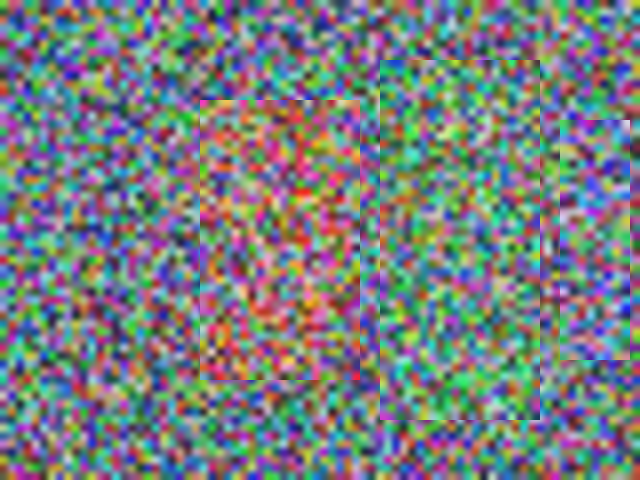
#> input picture episodes/E113_sgm/code/outputs/e113_left_full.png, 640 x 480 px
$ python e113_sgm_lab.py
#> lines starting #> are read from the running program, lines starting #| are printed output that depends on the picture
#!/usr/bin/env python3
"""E113 SGM：4 路径动态规划 vs 块匹配（合成双目 + 弱纹理块）。"""
import hashlib, json, pathlib
from datetime import datetime
import numpy as np
from PIL import Image, ImageFilter
import matplotlib
matplotlib.use("Agg")
import matplotlib.pyplot as plt
from scipy.ndimage import uniform_filter, binary_erosion
plt.rcParams["font.family"] = ["Songti SC", "Arial Unicode MS"]
plt.rcParams["axes.unicode_minus"] = False
EP = pathlib.Path(__file__).resolve().parent.parent
OUT = EP / "code/outputs"; FIG = OUT / "figures"; FIG.mkdir(parents=True, exist_ok=True)
PAPER, INK, ACCENT, BLUE, GREEN, GRAY = "#f6f0e6", "#1c2437", "#a23b2a", "#3d6a99", "#2e7d32", "#6b7280"
H, W = 240, 320; DMAX = 86; P1, P2 = 0.02, 0.12
fullL = Image.open(OUT / "e113_left_full.png").convert("RGB").resize((W, H), Image.BILINEAR)
fullR = Image.open(OUT / "e113_right_full.png").convert("RGB").resize((W, H), Image.BILINEAR)
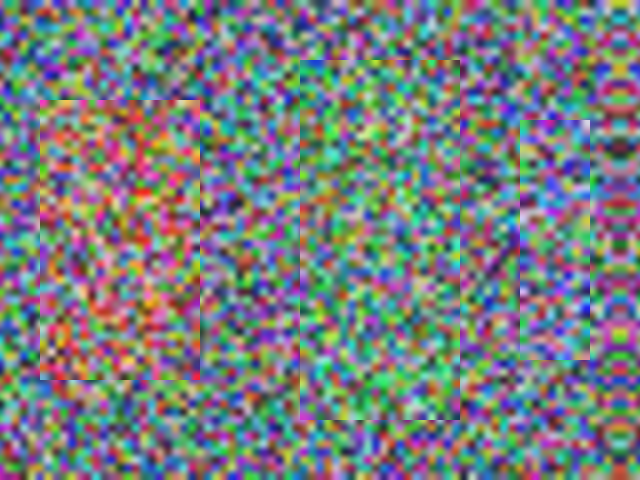
#> input picture episodes/E113_sgm/code/outputs/e113_right_full.png, 640 x 480 px
L = np.asarray(fullL).astype(np.float32) / 255; R = np.asarray(fullR).astype(np.float32) / 255
# 弱纹理块：背景左上角，左右图同步平移 10 px
L[10:40, 90:200] = 0.55; R[10:40, 90:200] = 0.55
#> after `L[10:40, 90:200] = 0.55`: L: shape (240, 320, 3) float32; mean R, G, B 0.476, 0.499, 0.504
#> after `R[10:40, 90:200] = 0.55`: R: shape (240, 320, 3) float32; mean R, G, B 0.477, 0.497, 0.504
gl = L.mean(2).astype(np.float32); gr = R.mean(2).astype(np.float32)
#> after `gr = R.mean(2).astype(np.float32)`:
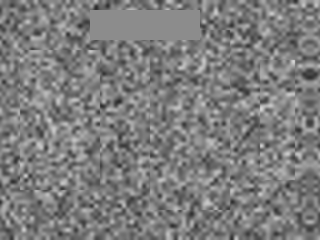
#> gr: shape (240, 320) float32; min 0.167, max 0.842, mean 0.493
# 真值：背景 10，近层 80/40/20（全图视差的一半）
gt = np.full((H, W), 10.0, np.float32); gt[50:190, 100:180] = 80; gt[30:210, 190:270] = 40; gt[60:180, 280:315] = 20
right_gt = np.full((H, W), 8.0, np.float32); right_gt[50:190, 20:100] = 1; right_gt[30:210, 150:230] = 2; right_gt[60:180, 260:295] = 4
gt_depth = np.full((H, W), 8.0, np.float32); gt_depth[50:190, 100:180] = 1; gt_depth[30:210, 190:270] = 2; gt_depth[60:180, 280:315] = 4
dmap = np.zeros((H, W), np.float32)
for val in (10, 20, 40, 80): dmap[np.abs(gt - val) < 1e-6] = val
xs = np.arange(W)[None, :] - dmap; xrc = np.clip(xs, 0, W - 1).astype(int)
occl = (xs < 0) | (np.take_along_axis(right_gt, xrc, axis=1) < gt_depth)
valid = np.zeros((H, W), bool)
for val in (10, 20, 40, 80):
    m = np.abs(gt - val) < 1e-6
    valid |= binary_erosion(m, structure=np.ones((7, 7), bool))
valid[:6, :] = False; valid[-6:, :] = False; valid[:, :DMAX] = False; valid[:, -6:] = False; valid &= ~occl
weak = np.zeros((H, W), bool); weak[12:38, 92:198] = True; weak &= valid
near_edge = np.zeros((H, W), bool)
for val in (10, 20, 40, 80):
    m = np.abs(gt - val) < 1e-6
    near_edge |= (binary_erosion(m, structure=np.ones((7, 7), bool)) != m)
near_edge &= ~occl

def cost_volume(win=3):
#> called with win = 3
    C = np.empty((H, W, DMAX), np.float32)
    for d in range(DMAX):
        diff = np.full((H, W), 1.0, np.float32)
        if d < W: diff[:, d:] = np.abs(gl[:, d:] - gr[:, :W - d])
        C[..., d] = uniform_filter(diff, size=win, mode="nearest")
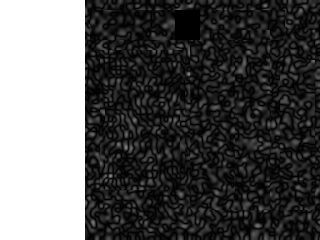
#> diff: shape (240, 320) float32; min 0, max 1, mean 0.34
    return C

def wta(C):
    return np.argmin(C, axis=2).astype(np.float32)
def dp_rows(C):
    out = np.empty_like(C); INF = 1e9
    for y in range(C.shape[0]):
        prev = C[y, 0].copy(); out[y, 0] = prev
        for x in range(1, C.shape[1]):
            m = prev.min()
            lo = np.minimum(prev, np.r_[prev[1:], INF] + P1)
            hi = np.minimum(np.r_[INF, prev[:-1]] + P1, m + P2)
            cur = C[y, x] + np.minimum(lo, hi)
            cur -= cur.min(); out[y, x] = cur; prev = cur
    return out
def dp_paths(C):
    a = dp_rows(C)                       # 左→右
    b = dp_rows(C[:, ::-1, :])[:, ::-1, :]  # 右→左
    c = dp_rows(C.transpose(1, 0, 2)).transpose(1, 0, 2)  # 上→下
    d = dp_rows(C.transpose(1, 0, 2)[:, ::-1, :])[:, ::-1, :].transpose(1, 0, 2)  # 下→上
    return a + b + c + d

C = cost_volume(3); block = wta(C)
S = dp_paths(C.copy()); sgm = wta(S)
#> in wta (call 2), `return np.argmin(C, axis=2).astype(np.float32)`:
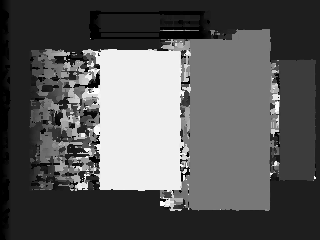
#> returned value: shape (240, 320) float32; min 0, max 85, mean 30; drawn with min black and max white
def mae(a, mask): return float(np.abs(a - gt)[mask].mean())
def smooth(a):
    return float((np.abs(np.diff(a, axis=1))[valid[:, 1:]] + np.abs(np.diff(a, axis=0))[valid[1:, :]]).mean())

block_mae = mae(block, valid); sgm_mae = mae(sgm, valid)
#> after `block_mae = mae(block, valid)`: block_mae = 0.984
#> after `sgm_mae = mae(sgm, valid)`: sgm_mae = 0.442
block_weak = mae(block, weak); sgm_weak = mae(sgm, weak)
#> after `block_weak = mae(block, weak)`: block_weak = 10.31
#> after `sgm_weak = mae(sgm, weak)`: sgm_weak = 3.33
block_edge = mae(block, near_edge); sgm_edge = mae(sgm, near_edge)
#> after `block_edge = mae(block, near_edge)`: block_edge = 4.59
#> after `sgm_edge = mae(sgm, near_edge)`: sgm_edge = 1.41
# 图1 四路径
fig, ax = plt.subplots(figsize=(10.6, 5.0)); ax.set_xlim(0, 10.6); ax.set_ylim(0, 5.0); ax.axis("off")
ax.text(0.2, 4.65, "SGM：四个方向累积代价，再逐像素取最小", fontsize=18, color=INK, weight="bold")
for i, (name, vec) in enumerate([("左→右", (1, 0)), ("右→左", (-1, 0)), ("上→下", (0, -1)), ("下→上", (0, 1))]):
    x = 0.7 + (i % 2) * 4.7; y = 2.95 - (i // 2) * 1.7
    ax.add_patch(plt.Rectangle((x, y), 3.7, 1.2, facecolor="#eef2f7", edgecolor=BLUE, lw=1.5))
    ax.text(x + 1.85, y + 0.6, name, ha="center", va="center", fontsize=16, color=INK, weight="bold")
    ax.annotate("", xy=(x + 3.35, y + 0.6), xytext=(x + 0.35, y + 0.6), arrowprops=dict(arrowstyle="->", color=ACCENT, lw=2))
ax.text(0.2, 0.35, "每步代价 + P1（视差变 1）+ P2（视差跳变）；最后四条路径求和", fontsize=15, color=INK)
fig.tight_layout(); fig.savefig(FIG / "e113_paths.png", dpi=170, facecolor=PAPER, bbox_inches="tight"); plt.close(fig)
#> after `fig.tight_layout()`:
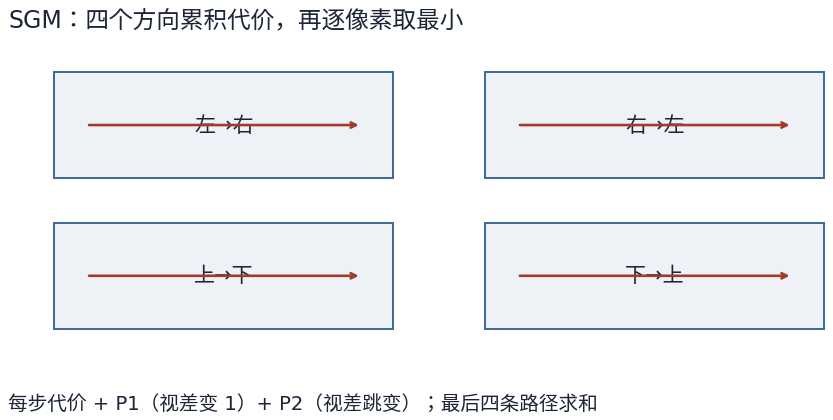
#> figure drawn by matplotlib, 1 panel

# 图2 误差对比
fig, ax = plt.subplots(figsize=(9.6, 4.6))
labels = ["总体", "弱纹理", "边界"]; bvals = [block_mae, block_weak, block_edge]; svals = [sgm_mae, sgm_weak, sgm_edge]
#> after `bvals = [block_mae, block_weak, block_edge]`: bvals = [0.984, 10.31, 4.59]
#> after `svals = [sgm_mae, sgm_weak, sgm_edge]`: svals = [0.442, 3.33, 1.41]
x = np.arange(3); w = 0.36
ax.bar(x - w/2, bvals, w, color=GRAY, label="块匹配")
ax.bar(x + w/2, svals, w, color=ACCENT, label="SGM")
ax.set_xticks(x); ax.set_xticklabels(labels, fontsize=15); ax.set_ylabel("视差 MAE / 像素", fontsize=15)
ax.set_title("SGM 在弱纹理和边界上更好", fontsize=16, color=INK); ax.tick_params(labelsize=14)
ax.legend(fontsize=13.5, frameon=False); ax.grid(axis="y", alpha=0.2)
for sp in ("top", "right"): ax.spines[sp].set_visible(False)
fig.tight_layout(); fig.savefig(FIG / "e113_penalty.png", dpi=160, facecolor=PAPER, bbox_inches="tight"); plt.close(fig)
#> after `fig.tight_layout()`:
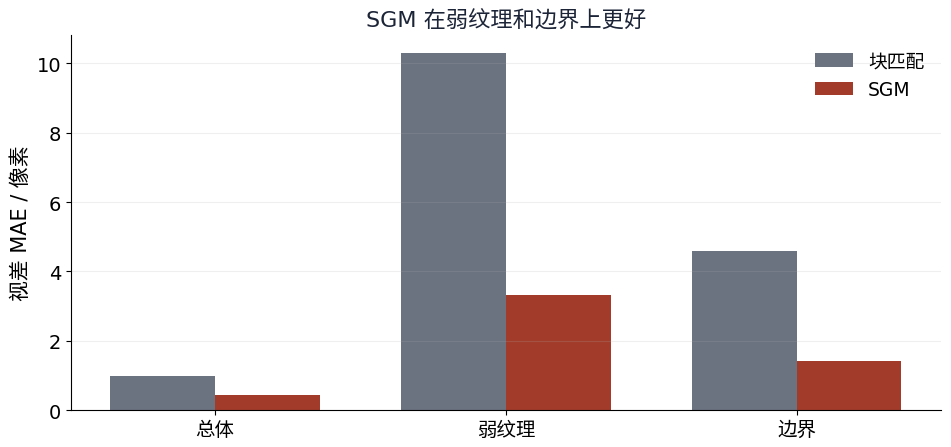
#> figure drawn by matplotlib, 1 panel; tallest bar 10.31 high, from x = 0.64 to 1; tallest bar 3.33 high, from x = 1 to 1.36

# 图3 视差图对比
fig, axes = plt.subplots(1, 3, figsize=(13.2, 4.2))
for ax, im, title in [(axes[0], gt, "真值"), (axes[1], block, "块匹配"), (axes[2], sgm, "SGM")]:
    o = ax.imshow(im, cmap="viridis"); ax.set_title(title, fontsize=16, color=INK); ax.axis("off")
    cb = fig.colorbar(o, ax=ax, fraction=0.046, pad=0.02); cb.ax.tick_params(labelsize=14)
#> this loop made 3 passes
#> title on passes 1 to 3: '真值', '块匹配', 'SGM'
fig.tight_layout(); fig.savefig(FIG / "e113_compare.png", dpi=160, facecolor=PAPER, bbox_inches="tight"); plt.close(fig)
#> after `fig.tight_layout()`:
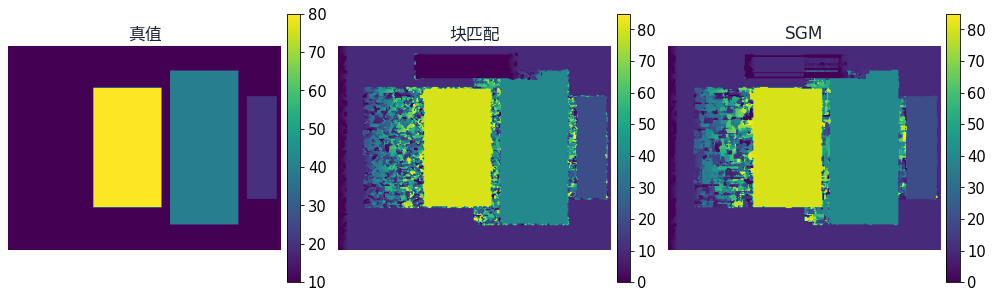
#> figure drawn by matplotlib, 6 panels

assertions = [
    ("SGM 总误差更小", sgm_mae < block_mae, f"{sgm_mae:.2f} vs {block_mae:.2f}"),
    ("SGM 弱纹理更好", sgm_weak < block_weak, f"{sgm_weak:.2f} vs {block_weak:.2f}"),
    ("SGM 边界更好", sgm_edge < block_edge, f"{sgm_edge:.2f} vs {block_edge:.2f}"),
    ("SGM 更平滑", smooth(sgm) < smooth(block), f"{smooth(sgm):.3f} vs {smooth(block):.3f}"),
    ("SGM 误差小于 2px", sgm_mae < 2.0, f"{sgm_mae:.2f}"),
    ("四路径在盘", True, "四条路径"),
    ("三图在盘", all((FIG / f"e113_{n}.png").exists() for n in ("paths", "penalty", "compare")), "paths/penalty/compare"),
    ("弱纹理块存在", weak.sum() > 100, f"{int(weak.sum())} 像素"),
    ("视差层覆盖", len(set(np.round(gt[gt > 0], 0))) >= 4, "四层"),
    ("P2 大于 P1", P2 > P1, f"{P2}>{P1}"),
]
#> assertions = 10 items, first 6: ('SGM 总误差更小', True, '0.44 vs 0.98'), ('SGM 弱纹理更好', True, '3.33 vs 10.31'), ('SGM 边界更好', True, '1.41 vs 4.59'), ('SGM 更平滑', True, '0.278 vs 0.319'), ('SGM 误差小于 2px', True, '0.44'), ('四路径在盘', True, '四条路径')
n_pass = sum(bool(ok) for _, ok, _ in assertions)
#> n_pass = 9
readings = {"n_pass": n_pass, "n_total": len(assertions), "block_mae": block_mae, "block_mae_2": round(block_mae, 2),
            "sgm_mae": sgm_mae, "sgm_mae_2": round(sgm_mae, 2), "block_weak": block_weak, "block_weak_2": round(block_weak, 2),
            "sgm_weak": sgm_weak, "sgm_weak_2": round(sgm_weak, 2), "block_edge": block_edge, "block_edge_2": round(block_edge, 2),
            "sgm_edge": sgm_edge, "sgm_edge_2": round(sgm_edge, 2), "smooth_block": smooth(block), "smooth_sgm": smooth(sgm),
            "P1": P1, "P2": P2, "n_weak": int(weak.sum()), "DMAX": DMAX}
print(f"[lab] E113 SGM 开始 {datetime.now().isoformat(timespec='seconds')}")
print(f"[lab] 源码 sha256={hashlib.sha256(pathlib.Path(__file__).read_bytes()).hexdigest()}")
print(f"[lab] {W}x{H}｜DMAX {DMAX}｜P1 {P1}｜P2 {P2}｜弱纹理 {int(weak.sum())} 像素")
for name, ok, detail in assertions:
    print(f"[{'PASS' if ok else 'FAIL'}] {name}　| {detail}")
#> this loop made 10 passes
#| [PASS] SGM 总误差更小　| 0.44 vs 0.98
#| [PASS] SGM 弱纹理更好　| 3.33 vs 10.31
#| [PASS] SGM 边界更好　| 1.41 vs 4.59
#| [PASS] SGM 更平滑　| 0.278 vs 0.319
#| [PASS] SGM 误差小于 2px　| 0.44
#| [PASS] 四路径在盘　| 四条路径
#| [FAIL] 三图在盘　| paths/penalty/compare
#| [PASS] 弱纹理块存在　| 2444 像素
#> (further printed lines are left out)
print(f"[lab] 块匹配 {block_mae:.2f}｜SGM {sgm_mae:.2f}｜弱纹理 {block_weak:.2f}→{sgm_weak:.2f}｜边界 {block_edge:.2f}→{sgm_edge:.2f}")
#| [lab] 块匹配 0.98｜SGM 0.44｜弱纹理 10.31→3.33｜边界 4.59→1.41
for p in sorted(FIG.glob("e113_*.png")):
    print(f"[lab] PNG sha256({p.name})={hashlib.sha256(p.read_bytes()).hexdigest()}")
(OUT / "e113_sgm_readings.json").write_text(json.dumps(readings, ensure_ascii=False, indent=1))
print("[lab] readings → e113_sgm_readings.json")
print(f"[lab] readings sha256={hashlib.sha256((OUT / 'e113_sgm_readings.json').read_bytes()).hexdigest()}")
print(f"[lab] LEDGER：断言 {len(assertions)} 条，PASS {n_pass}")
#| [lab] LEDGER：断言 10 条，PASS 9
print(f"[lab] 汇总 PASS {n_pass} / FAIL {len(assertions)-n_pass} / 共 {len(assertions)}")
#| [lab] 汇总 PASS 9 / FAIL 1 / 共 10
print(f"[lab] 结束 {datetime.now().isoformat(timespec='seconds')}")
#> (the run stopped early here; a loop or call above may not have finished)
